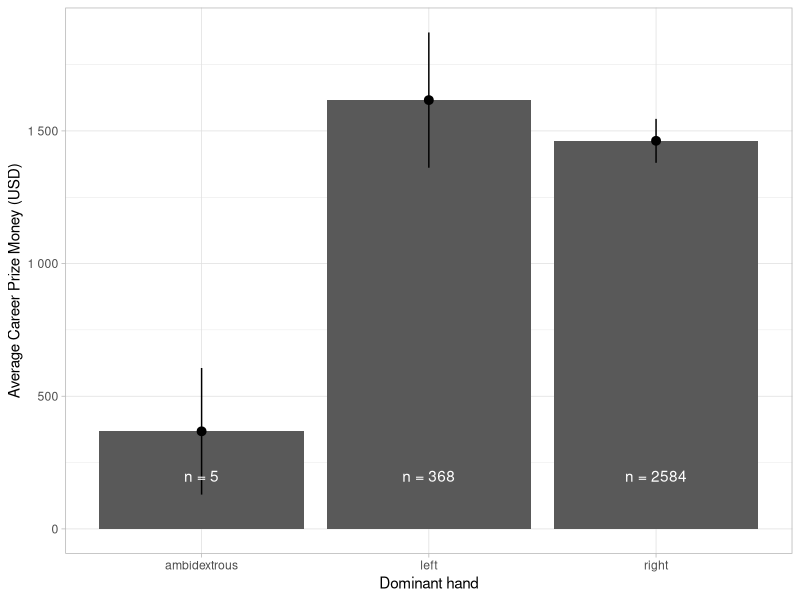

The R source for this figure:
#dominant hand x money prize 

library(tidyverse)

tennis_players_data <- read_csv("data/huge_csv.csv")

dominant_hand_filtered <- tennis_players_data |> 
  filter(!is.na(dominant_hand)) |> 
  group_by(dominant_hand) |>
  summarise(average_money = mean(prize_money),
            sd_money = sd(prize_money),
            n = n()) |>
  mutate(
    se_money = sd_money / sqrt(n),
    lower_money = average_money - se_money,
    upper_money = average_money + se_money) |>
  print()

ggplot(data = dominant_hand_filtered) +
  aes(x = dominant_hand, y = average_money) +
  theme_light()+
  scale_y_continuous(labels = scales::number_format(scale = 1e-3, accuracy = 1, suffix = ""))+
  geom_col()+
  geom_pointrange(aes(ymin = lower_money, ymax = upper_money))+
  annotate("text",                        
           x = 'right', y = 200000, 
           label = "n = 2584", 
           family = 'sans', 
           colour = 'white')+
  annotate("text", 
           x = 'left', y = 200000, 
           label = "n = 368", 
           family = 'sans', 
           colour = 'white') +
  annotate("text", 
           x = 'ambidextrous', y = 200000, 
           label = "n = 5", 
           family = 'sans', 
           colour = 'white') + 
  labs(x = 'Dominant hand',                            
       y = 'Average Career Prize Money (USD)') 
  



